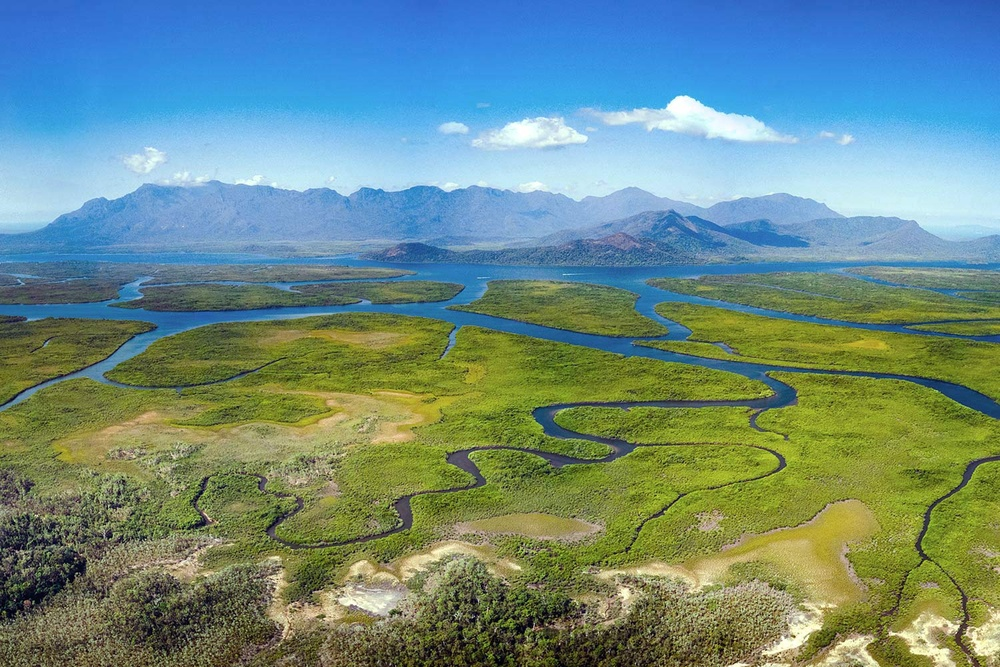
#> input picture Rotasi Citra/Rotasi Citra Pivot 0/source.jpg, 1000 x 667 px, shrunk from 1500 x 1000 before the run, found by its file name
$ python Rotasi_Citra_Pivot0.py
#> lines starting #> are read from the running program, lines starting #| are printed output that depends on the picture
#> further down, image is the input picture: shape (667, 1000, 3); mean R, G, B 109.3, 140, 131.8
import imageio as img
import numpy as np
import matplotlib.pyplot as plt

def rotateImage(image, degree):

#> called with degree = 45
    radian_deg = np.radians(degree)
    cos_deg, sin_deg = np.cos(radian_deg), np.sin(radian_deg)

    height, width = image.shape[:2]
#> height = 667; width = 1000


    max_dim = int(np.sqrt(height**2 + width**2))
#> max_dim = 1202
    outputImage = np.zeros((max_dim, max_dim, 3), dtype=image.dtype)


    centerY, centerX = max_dim // 2, max_dim // 2
#> centerY = 601; centerX = 601


    for y in range(height):
        for x in range(width):

            newX = int(cos_deg * x - sin_deg * y) + centerX
            newY = int(sin_deg * x + cos_deg * y) + centerY


            if 0 <= newX < max_dim and 0 <= newY < max_dim:
                outputImage[newY, newX] = image[y, x]
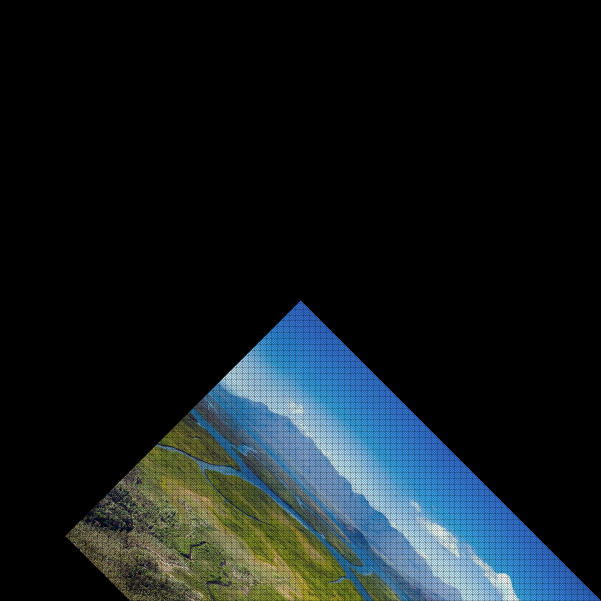
#> outputImage: shape (1202, 1202, 3) (shown at 1/2 size); mean R, G, B 19.9, 27.9, 31.4

    return outputImage


image = img.imread(r'D:/PERKULIAHAN/SEMESTER 5/Pengolahan Citra Data/Tugas 5,6/source.jpg')


rotated_image = rotateImage(image, 45)


plt.figure(figsize=(10, 5))
plt.subplot(1, 2, 1)
plt.imshow(image)
plt.title("Gambar Asli")

plt.subplot(1, 2, 2)
plt.imshow(rotated_image)
plt.title("Gambar Setelah Rotasi 45°")

plt.show()
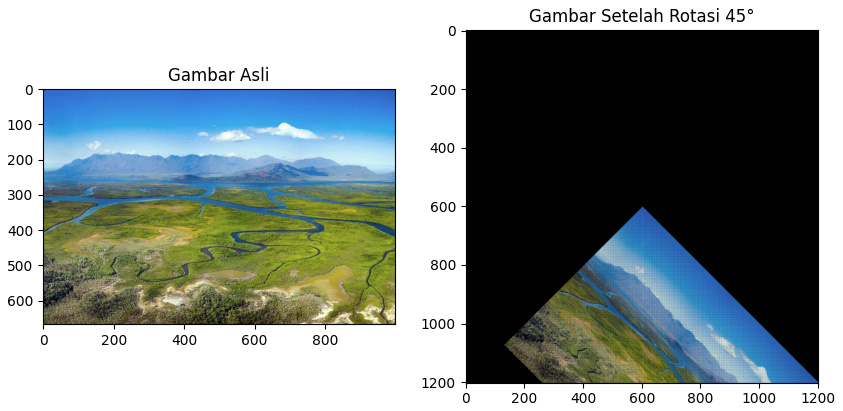
#> figure drawn by matplotlib, 2 panels
